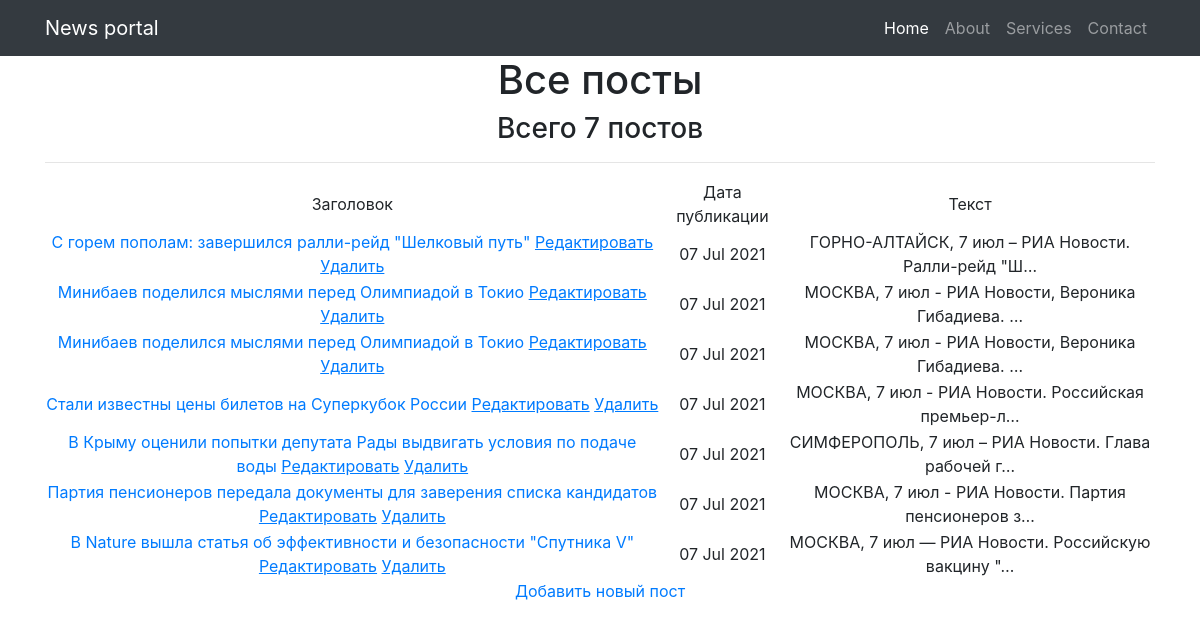
The app's page /, older data.
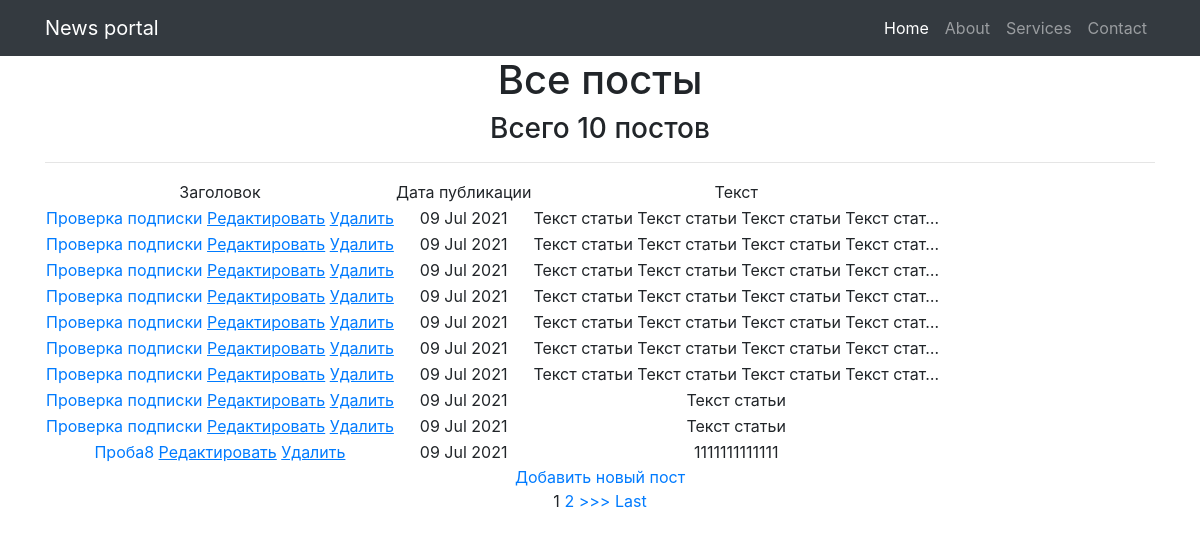
The same page, newer data.
### news/models.py (models this page shows, shortened)
class Post(models.Model):
    author = models.ForeignKey(Author, on_delete=models.CASCADE)
    NEWS = 'NW'
    ARTICLE = 'AR'
    RUBRIC = (
        (NEWS, 'Новость'), (ARTICLE, 'Статья')
    )
    categoryType = models.CharField(max_length=2, choices=RUBRIC, default=ARTICLE)
    time_post = models.DateTimeField(auto_now_add=True)
    postCategory = models.ManyToManyField(Category, through='PostCategory')
    title = models.CharField(max_length=128)
    text = models.TextField()
    rating = models.SmallIntegerField(default=0)
    class Meta:
        verbose_name = 'Публикация'
        verbose_name_plural = 'Публикации'

### news/views.py (the view)
# urls.py: path('', PostsList.as_view()),
class PostsList(ListView):
    model = Post
    template_name = 'posts.html'
    context_object_name = 'posts'
    queryset = Post.objects.order_by('-id')
    paginate_by = 10
    form_class = PostForm
    def get_filter(self):
        return PostsFilter(self.request.GET, queryset=super().get_queryset())
    def get_queryset(self):
        return self.get_filter().qs
    def get_context_data(self, **kwargs):
        context = super().get_context_data(**kwargs)
        context['time_now'] = datetime.utcnow()
        context['categories'] = Category.objects.all()
        return context

### news/templatetags/custom_filters.py (called while the page is built)
@register.filter(name='censor')  # регистрируем наш фильтр под именем Censor
def censor(text):
    for word in censored_words:
        if word in text:
            text = text.replace(word, '-censored-')
        else:
            continue
    return text

### news/templates/news/posts.html (shortened to what this page needs)
{% extends 'flatpages/default.html' %}
{% load custom_filters %}
{% block content %}
<h1>Все посты</h1>
<h3> Всего {{ posts|length }} постов </h3>
<hr>
{% if posts %}
    <table>
        <tr>
            <td>
                Заголовок
            </td>
            <td>
                Дата публикации
            </td>
            <td>
                Текст
            </td>
        </tr>
    {% for post in posts %}
        <tr>
            <td>
            <a href="{% url 'post_detail' post.id %}">{{ post.title }}</a>
            <a href="{% url 'post_update' post.id %}"><u>Редактировать</u></a>
            <a href="{% url 'post_delete' post.id %}"><u> Удалить </u></a>
        </td>
            <td>
                {{ post.time_post|date:'d M Y' }}
            </td>
            <td>
                {{ post.text|censor|truncatechars:50 }}
            </td>
        </tr>
    {% endfor %}
    </table>
<a href="{% url 'posts_create' %}">Добавить новый пост</a> <br>
{% if is_paginated %}
    {% for num in page_obj.paginator.page_range %}
        {% if page_obj.number == num %}
            <a>{{ num }}</a>
        {% elif num > page_obj.number|add:'-3' and num < page_obj.number|add:'3' %}
            <a href="?page={{ num }}">{{ num }}</a>
        {% endif %}
    {% endfor %}
    {% if page_obj.has_next %}
        <a href="?page={{ page_obj.next_page_number }}">>>></a>
        <a href="?page={{ page_obj.paginator.num_pages }}">Last</a>
    {%endif%}
{% endif %}
{% endif %}
{% endblock content %}

Row changes from the older to the newer data that the page shows:
no longer on this page (row unchanged): Post: title "С горем пополам: завершился ралли-рейд \"Шелковый путь\"", time_post "07 Jul 2021", text|censor "ГОРНО-АЛТАЙСК, 7 июл – РИА Новости. Ралли-рейд \"Ш…"
no longer on this page (row unchanged): Post: title "Минибаев поделился мыслями перед Олимпиадой в Токио", time_post "07 Jul 2021", text|censor "МОСКВА, 7 июл - РИА Новости, Вероника Гибадиева. …"
removed Post: title "Минибаев поделился мыслями перед Олимпиадой в Токио", time_post "07 Jul 2021", text|censor "МОСКВА, 7 июл - РИА Новости, Вероника Гибадиева. …"
no longer on this page (row unchanged): Post: title "Стали известны цены билетов на Суперкубок России", time_post "07 Jul 2021", text|censor "МОСКВА, 7 июл - РИА Новости. Российская премьер-л…"
no longer on this page (row unchanged): Post: title "В Крыму оценили попытки депутата Рады выдвигать условия по подаче воды", time_post "07 Jul 2021", text|censor "СИМФЕРОПОЛЬ, 7 июл – РИА Новости. Глава рабочей г…"
no longer on this page (row unchanged): Post: title "Партия пенсионеров передала документы для заверения списка кандидатов", time_post "07 Jul 2021", text|censor "МОСКВА, 7 июл - РИА Новости. Партия пенсионеров з…"
removed Post: title "В Nature вышла статья об эффективности и безопасности \"Спутника V\"", time_post "07 Jul 2021", text|censor "МОСКВА, 7 июл — РИА Новости. Российскую вакцину \"…"
added Post: title "Проверка подписки", time_post "09 Jul 2021", text|censor "Текст статьи Текст статьи Текст статьи Текст стат…"
added Post: title "Проверка подписки", time_post "09 Jul 2021", text|censor "Текст статьи Текст статьи Текст статьи Текст стат…"
added Post: title "Проверка подписки", time_post "09 Jul 2021", text|censor "Текст статьи Текст статьи Текст статьи Текст стат…"
added Post: title "Проверка подписки", time_post "09 Jul 2021", text|censor "Текст статьи Текст статьи Текст статьи Текст стат…"
added Post: title "Проверка подписки", time_post "09 Jul 2021", text|censor "Текст статьи Текст статьи Текст статьи Текст стат…"
added Post: title "Проверка подписки", time_post "09 Jul 2021", text|censor "Текст статьи Текст статьи Текст статьи Текст стат…"
added Post: title "Проверка подписки", time_post "09 Jul 2021", text|censor "Текст статьи Текст статьи Текст статьи Текст стат…"
added Post: title "Проверка подписки", time_post "09 Jul 2021", text|censor "Текст статьи"
added Post: title "Проверка подписки", time_post "09 Jul 2021", text|censor "Текст статьи"
added Post: title "Проба8", time_post "09 Jul 2021", text|censor "1111111111111"
Text that changed along with them:
{{ posts|length }}: "7" → "10"
new list line: "1"
new list line: "2"
text now shown: ">>> Last"
